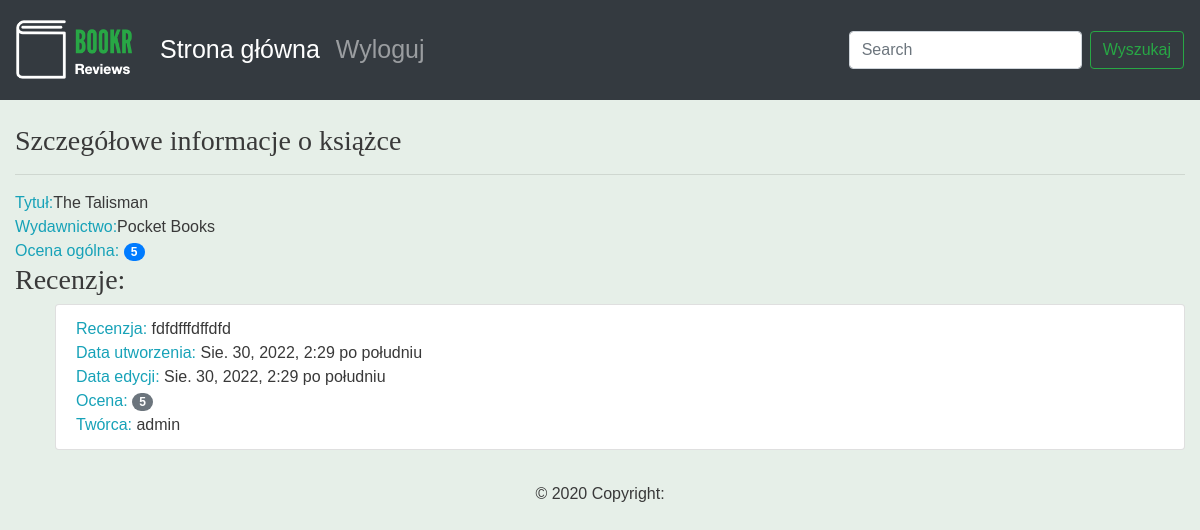
Screenshot of /book/18/ with the database file from the repository.
### reviews/models.py (models this page shows, shortened)
class Book(models.Model):
    """Opublikowana książka."""
    title = models.CharField(max_length=70,
                             help_text="Tytuł książki.")
    publication_date = models.DateField(
        verbose_name="Data publikacji książki.")
    isbn = models.CharField(max_length=20,
                            verbose_name="Numer ISBN książki.")
    publisher = models.ForeignKey(Publisher, on_delete=models.CASCADE)
    contributors = models.ManyToManyField("Contributor", through="BookContributor")
    cover = models.ImageField(null=True, blank=True, upload_to="book_covers/")
    sample = models.FileField(null=True, blank=True, upload_to="book_samples/")

class Publisher(models.Model):
    name = models.CharField(max_length=50, help_text="Nazwa wydawnictwa")
    website = models.URLField(help_text="Witryna www")
    email = models.EmailField(help_text="Adres email")
    def __str__(self):
        return self.name

class Review(models.Model):
    content = models.TextField(help_text="Tekst recenzji.")
    rating = models.IntegerField(help_text="Ocena użytkownika.")
    date_created = models.DateTimeField(auto_now_add=True,
                                        help_text="Data i czas utworzenia recenzji.")
    date_edited = models.DateTimeField(null=True,
                                       help_text="Data i czas ostatniej edycji recenzji.")
    creator = models.ForeignKey(auth.get_user_model(), on_delete=models.CASCADE)
    book = models.ForeignKey(Book, on_delete=models.CASCADE,
                             help_text="Recenzowana książka.")

### reviews/views.py (the view)
# urls.py: path('book/<int:pk>/', views.book_detail, name="book_detail"),
def book_detail(request, pk):
    book = get_object_or_404(Book, pk=pk)
    reviews = book.review_set.all()
    if reviews:
        book_rating = average_rating([review.rating for review in reviews])
        context = {'book': book,
                   'book_rating': book_rating,
                   'reviews': reviews}
    else:
        context = {'book': book,
                   'book_rating': None,
                   'reviews': None}
    return render(request, "reviews/book_detail.html", context)

### reviews/utils.py (called while the page is built)
def average_rating(rating_list):
    if not rating_list:
        return 0
    return round(sum(rating_list) / len(rating_list))

### reviews/templates/reviews/book_detail.html (shortened to what this page needs)
{% extends 'base.html' %}
{% block content %}
<br>
<h3>Szczegółowe informacje o książce</h3>
<hr>
<span class="text-info">Tytuł:</span><span>{{ book.title }}</span>
<br>
<span class="text-info">Wydawnictwo:</span><span>{{ book.publisher }}</span>
<br>
{% if not reviews %}
<hr>
{% if user.is_authenticated %}
<h3>Napisz pierwszą recenzję.</h3>
{% endif %}
{% else %}
<span class="text-info">Ocena ogólna: </span><span class="badge badge-primary badge-pill">{{ book_rating }}</span>
<br>
<h3>Recenzje:</h3>
<ul>
    {% for review in reviews %}
    <li class="list-group-item">
                        <span class="text-info">Recenzja: </span> <span>{{ review.content }}</span>
                        <br>
                        <span class="text-info">Data utworzenia: </span><span>{{ review.date_created }}</span>
                        <br>
                        <span class="text-info">Data edycji: </span><span>{{ review.date_edited }}</span>
                        <br>
                        <span class="text-info">Ocena: </span><span class="badge badge-secondary badge-pill">{{ review.rating }}</span>
                        <br>
                        <span class="text-info">Twórca: </span><span>{{ review.creator.username }}</span>
                        <br>
                  </li>
    {% endfor %}
</ul>
{% endif %}
{% endblock %}

### reviews/static/css/blog.css (style rules this page uses)
body { font-family: 'Source Sans Pro', sans-serif; background-color: #e6efe8; color: #393939; }
h1, h2, h3, h4, h5, h6 { font-family: 'Libre Baskerville', serif; }

### rows the page displays
Book: title "The Talisman", publisher "Pocket Books"
Review: content "fdfdfffdffdfd", date_created "Sie. 30, 2022, 2:29 po południu", date_edited "Sie. 30, 2022, 2:29 po południu", rating "5", creator.username "admin"

### other values shown
{{ book_rating }} "5"
